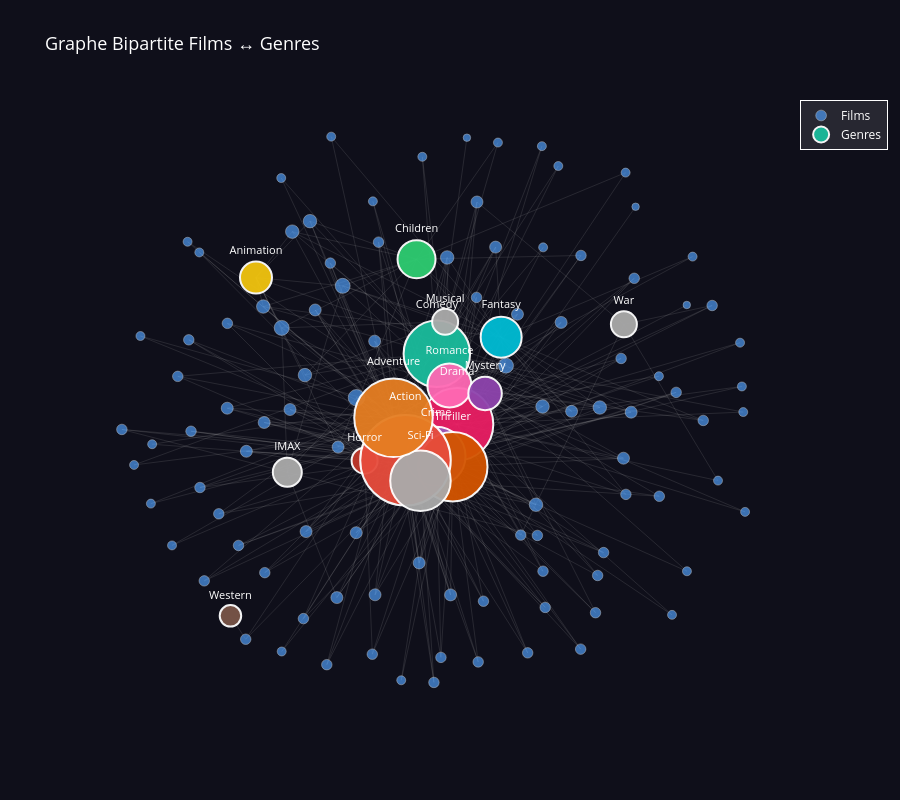

This figure's notebook cell:
### Code cell
import networkx as nx
import plotly.graph_objects as go

df = pd.read_csv('../data/df_final.csv')
df_sample = df.nlargest(100, 'num_votes').reset_index(drop=True)

G = nx.Graph()

for _, row in df_sample.iterrows():
    film_node = f"film_{row['movieId']}"
    G.add_node(film_node, 
               type='film', 
               title=row['title'],
               rating=round(row['mean_rating'], 2),
               genres=row['genres'])
    
    genres = str(row['genres']).split('|')
    for genre in genres:
        if genre not in G.nodes:
            G.add_node(genre, type='genre', title=genre)
        G.add_edge(film_node, genre)


film_nodes  = [n for n, d in G.nodes(data=True) if d['type'] == 'film']
genre_nodes = [n for n, d in G.nodes(data=True) if d['type'] == 'genre']

pos = nx.spring_layout(G, seed=42, k=0.8)

edge_x, edge_y = [], []
for u, v in G.edges():
    x0, y0 = pos[u]
    x1, y1 = pos[v]
    edge_x += [x0, x1, None]
    edge_y += [y0, y1, None]

edge_trace = go.Scatter(
    x=edge_x, y=edge_y,
    mode='lines',
    line=dict(width=0.5, color='rgba(180,180,180,0.3)'),
    hoverinfo='none',
    showlegend=False
)

film_x, film_y, film_hover, film_sizes = [], [], [], []

for node in film_nodes:
    x, y = pos[node]
    film_x.append(x)
    film_y.append(y)
    film_sizes.append(6 + G.degree(node) * 1.5) 
    film_hover.append(
        f"<b>{G.nodes[node]['title']}</b><br>"
        f"Genres : {G.nodes[node]['genres'].replace('|', ' | ')}<br>"
        f"Rating : {G.nodes[node]['rating']}"
    )

film_trace = go.Scatter(
    x=film_x, y=film_y,
    mode='markers',
    name='Films',
    hovertext=film_hover,
    hoverinfo='text',
    marker=dict(
        size=film_sizes,
        color='#4e9af1',
        opacity=0.7,
        line=dict(width=0.5, color='white')
    )
)

genre_colors = {
    'Action':'#e74c3c',     'Adventure':'#e67e22',  'Animation':'#f1c40f',
    'Children':'#2ecc71',   'Comedy':'#1abc9c',      'Crime':'#9b59b6',
    'Documentary':'#34495e','Drama':'#e91e63',        'Fantasy':'#00bcd4',
    'Film-Noir':'#607d8b',  'Horror':'#c0392b',       'Mystery':'#8e44ad',
    'Romance':'#ff69b4',    'Thriller':'#d35400',     'Western':'#795548'
}

genre_x, genre_y, genre_text, genre_hover, genre_color_list = [], [], [], [], []

for node in genre_nodes:
    x, y = pos[node]
    genre_x.append(x)
    genre_y.append(y)
    genre_text.append(node)
    genre_color_list.append(genre_colors.get(node, '#aaaaaa'))
    genre_hover.append(
        f"<b>Genre : {node}</b><br>"
        f"Nombre de films : {G.degree(node)}"
    )

genre_trace = go.Scatter(
    x=genre_x, y=genre_y,
    mode='markers+text',
    name='Genres',
    text=genre_text,
    textposition='top center',
    textfont=dict(size=11, color='white'),
    hovertext=genre_hover,
    hoverinfo='text',
    marker=dict(
        size=[20 + G.degree(n) * 1.5 for n in genre_nodes], 
        color=genre_color_list,
        opacity=0.95,
        line=dict(width=2, color='white')
    )
)

fig = go.Figure(
    data=[edge_trace, film_trace, genre_trace],
    layout=go.Layout(
        title=dict(text='Graphe Bipartite Films ↔ Genres', font=dict(size=18, color='white')),
        showlegend=True,
        hovermode='closest',
        plot_bgcolor='#0f0f1a',
        paper_bgcolor='#0f0f1a',
        font=dict(color='white'),
        height=800,
        xaxis=dict(showgrid=False, zeroline=False, showticklabels=False),
        yaxis=dict(showgrid=False, zeroline=False, showticklabels=False),
        legend=dict(
            bgcolor='rgba(255,255,255,0.1)',
            bordercolor='white',
            borderwidth=1
        )
    )
)

fig.show()

### Figure 1 — Plotly figure (JSON) as saved in the notebook; plotly's stock layout.template omitted (floating-point values rounded to 4 significant figures; data arrays with more than 128 entries replaced by an {"elided": "..."} marker saying what was removed)
{"data": [{"hoverinfo": "none", "line": {"color": "rgba(180,180,180,0.3)", "width": 0.5}, "mode": "lines", "showlegend": false, "type": "scatter", "x": {"elided": "948 float values"}, "y": {"elided": "948 float values"}}, {"hoverinfo": "text", "hovertext": ["<b>Forrest Gump (1994)</b><br>Genres : Comedy | Drama | Romance | War<br>Rating : 4.16", "<b>Shawshank Redemption, The (1994)</b><br>Genres : Crime | Drama<br>Rating : 4.43", "<b>Pulp Fiction (1994)</b><br>Genres : Comedy | Crime | Drama | Thriller<br>Rating : 4.2", "<b>Silence of the Lambs, The (1991)</b><br>Genres : Crime | Horror | Thriller<br>Rating : 4.16", "<b>Matrix, The (1999)</b><br>Genres : Action | Sci-Fi | Thriller<br>Rating : 4.19", "<b>Star Wars: Episode IV - A New Hope (1977)</b><br>Genres : Action | Adventure | Sci-Fi<br>Rating : 4.23", "<b>Jurassic Park (1993)</b><br>Genres : Action | Adventure | Sci-Fi | Thriller<br>Rating : 3.75", "<b>Braveheart (1995)</b><br>Genres : Action | Drama | War<br>Rating : 4.03", "<b>Terminator 2: Judgment Day (1991)</b><br>Genres : Action | Sci-Fi<br>Rating : 3.97", "<b>Schindler's List (1993)</b><br>Genres : Drama | War<br>Rating : 4.22", "<b>Fight Club (1999)</b><br>Genres : Action | Crime | Drama | Thriller<br>Rating : 4.27", "<b>Toy Story (1995)</b><br>Genres : Adventure | Animation | Children | Comedy | Fantasy<br>Rating : 3.92", "<b>Star Wars: Episode V - The Empire Strikes Back (1980)</b><br>Genres : Action | Adventure | Sci-Fi<br>Rating : 4.22", "<b>Usual Suspects, The (1995)</b><br>Genres : Crime | Mystery | Thriller<br>Rating : 4.24", "<b>American Beauty (1999)</b><br>Genres : Drama | Romance<br>Rating : 4.06", "<b>Seven (a.k.a. Se7en) (1995)</b><br>Genres : Mystery | Thriller<br>Rating : 3.98", "<b>Independence Day (a.k.a. ID4) (1996)</b><br>Genres : Action | Adventure | Sci-Fi | Thriller<br>Rating : 3.45", "<b>Apollo 13 (1995)</b><br>Genres : Adventure | Drama | IMAX<br>Rating : 3.85", "<b>Raiders of the Lost Ark (Indiana Jones and the Raiders of the Lost Ark) (1981)</b><br>Genres : Action | Adventure<br>Rating : 4.21", "<b>Lord of the Rings: The Fellowship of the Ring, The (2001)</b><br>Genres : Adventure | Fantasy<br>Rating : 4.11", "<b>Star Wars: Episode VI - Return of the Jedi (1983)</b><br>Genres : Action | Adventure | Sci-Fi<br>Rating : 4.14", "<b>Godfather, The (1972)</b><br>Genres : Crime | Drama<br>Rating : 4.29", "<b>Fugitive, The (1993)</b><br>Genres : Thriller<br>Rating : 3.99", "<b>Batman (1989)</b><br>Genres : Action | Crime | Thriller<br>Rating : 3.43", "<b>Saving Private Ryan (1998)</b><br>Genres : Action | Drama | War<br>Rating : 4.15", "<b>Lord of the Rings: The Two Towers, The (2002)</b><br>Genres : Adventure | Fantasy<br>Rating : 4.02", "<b>Lord of the Rings: The Return of the King, The (2003)</b><br>Genres : Action | Adventure | Drama | Fantasy<br>Rating : 4.12", "<b>Aladdin (1992)</b><br>Genres : Adventure | Animation | Children | Comedy | Musical<br>Rating : 3.79", "<b>Fargo (1996)</b><br>Genres : Comedy | Crime | Drama | Thriller<br>Rating : 4.12", "<b>Sixth Sense, The (1999)</b><br>Genres : Drama | Horror | Mystery<br>Rating : 3.89", "<b>True Lies (1994)</b><br>Genres : Action | Adventure | Comedy | Romance | Thriller<br>Rating : 3.5", "<b>Twelve Monkeys (a.k.a. 12 Monkeys) (1995)</b><br>Genres : Mystery | Sci-Fi | Thriller<br>Rating : 3.98", "<b>Lion King, The (1994)</b><br>Genres : Adventure | Animation | Children | Drama | Musical | IMAX<br>Rating : 3.94", "<b>Speed (1994)</b><br>Genres : Action | Romance | Thriller<br>Rating : 3.53", "<b>Back to the Future (1985)</b><br>Genres : Adventure | Comedy | Sci-Fi<br>Rating : 4.04", "<b>Gladiator (2000)</b><br>Genres : Action | Adventure | Drama<br>Rating : 3.94", "<b>Shrek (2001)</b><br>Genres : Adventure | Animation | Children | Comedy | Fantasy | Romance<br>Rating : 3.87", "<b>Men in Black (a.k.a. MIB) (1997)</b><br>Genres : Action | Comedy | Sci-Fi<br>Rating : 3.49", "<b>Dances with Wolves (1990)</b><br>Genres : Adventure | Drama | Western<br>Rating : 3.84", "<b>Mission: Impossible (1996)</b><br>Genres : Action | Adventure | Mystery | Thriller<br>Rating : 3.54", "<b>Ace Ventura: Pet Detective (1994)</b><br>Genres : Comedy<br>Rating : 3.04", "<b>Memento (2000)</b><br>Genres : Mystery | Thriller<br>Rating : 4.12", "<b>Mask, The (1994)</b><br>Genres : Action | Comedy | Crime | Fantasy<br>Rating : 3.18", "<b>Pirates of the Caribbean: The Curse of the Black Pearl (2003)</b><br>Genres : Action | Adventure | Comedy | Fantasy<br>Rating : 3.78", "<b>Dark Knight, The (2008)</b><br>Genres : Action | Crime | Drama | IMAX<br>Rating : 4.24", "<b>Beauty and the Beast (1991)</b><br>Genres : Animation | Children | Fantasy | Musical | Romance | IMAX<br>Rating : 3.77", "<b>Alien (1979)</b><br>Genres : Horror | Sci-Fi<br>Rating : 3.97", "<b>Die Hard (1988)</b><br>Genres : Action | Crime | Thriller<br>Rating : 3.86", "<b>Die Hard: With a Vengeance (1995)</b><br>Genres : Action | Crime | Thriller<br>Rating : 3.56", "<b>Mrs. Doubtfire (1993)</b><br>Genres : Comedy | Drama<br>Rating : 3.39", "<b>Groundhog Day (1993)</b><br>Genres : Comedy | Fantasy | Romance<br>Rating : 3.94", "<b>Inception (2010)</b><br>Genres : Action | Crime | Drama | Mystery | Sci-Fi | Thriller | IMAX<br>Rating : 4.07", "<b>Princess Bride, The (1987)</b><br>Genres : Action | Adventure | Comedy | Fantasy | Romance<br>Rating : 4.23", "<b>Good Will Hunting (1997)</b><br>Genres : Drama | Romance<br>Rating : 4.08", "<b>Finding Nemo (2003)</b><br>Genres : Adventure | Animation | Children | Comedy<br>Rating : 3.96", "<b>Stargate (1994)</b><br>Genres : Action | Adventure | Sci-Fi<br>Rating : 3.38", "<b>Indiana Jones and the Last Crusade (1989)</b><br>Genres : Action | Adventure<br>Rating : 4.05", "<b>Titanic (1997)</b><br>Genres : Drama | Romance<br>Rating : 3.41", "<b>Star Wars: Episode I - The Phantom Menace (1999)</b><br>Genres : Action | Adventure | Sci-Fi<br>Rating : 3.11", "<b>Batman Forever (1995)</b><br>Genres : Action | Adventure | Comedy | Crime<br>Rating : 2.92", "<b>Monty Python and the Holy Grail (1975)</b><br>Genres : Adventure | Comedy | Fantasy<br>Rating : 4.16", "<b>Pretty Woman (1990)</b><br>Genres : Comedy | Romance<br>Rating : 3.49", "<b>Dumb & Dumber (Dumb and Dumber) (1994)</b><br>Genres : Adventure | Comedy<br>Rating : 3.06", "<b>Léon: The Professional (a.k.a. The Professional) (Léon) (1994)</b><br>Genres : Action | Crime | Drama | Thriller<br>Rating : 4.02", "<b>One Flew Over the Cuckoo's Nest (1975)</b><br>Genres : Drama<br>Rating : 4.2", "<b>X-Men (2000)</b><br>Genres : Action | Adventure | Sci-Fi<br>Rating : 3.7", "<b>GoldenEye (1995)</b><br>Genres : Action | Adventure | Thriller<br>Rating : 3.5", "<b>Monsters, Inc. (2001)</b><br>Genres : Adventure | Animation | Children | Comedy | Fantasy<br>Rating : 3.87", "<b>Reservoir Dogs (1992)</b><br>Genres : Crime | Mystery | Thriller<br>Rating : 4.2", "<b>Terminator, The (1984)</b><br>Genres : Action | Sci-Fi | Thriller<br>Rating : 3.9", "<b>Kill Bill: Vol. 1 (2003)</b><br>Genres : Action | Crime | Thriller<br>Rating : 3.96", "<b>Eternal Sunshine of the Spotless Mind (2004)</b><br>Genres : Drama | Romance | Sci-Fi<br>Rating : 4.16", "<b>Godfather: Part II, The (1974)</b><br>Genres : Crime | Drama<br>Rating : 4.26", "<b>American History X (1998)</b><br>Genres : Crime | Drama<br>Rating : 4.22", "<b>Babe (1995)</b><br>Genres : Children | Drama<br>Rating : 3.65", "<b>Aliens (1986)</b><br>Genres : Action | Adventure | Horror | Sci-Fi<br>Rating : 3.96", "<b>Goodfellas (1990)</b><br>Genres : Crime | Drama<br>Rating : 4.25", "<b>Truman Show, The (1998)</b><br>Genres : Comedy | Drama | Sci-Fi<br>Rating : 3.81", "<b>Incredibles, The (2004)</b><br>Genres : Action | Adventure | Animation | Children | Comedy<br>Rating : 3.84", "<b>Blade Runner (1982)</b><br>Genres : Action | Sci-Fi | Thriller<br>Rating : 4.1", "<b>Twister (1996)</b><br>Genres : Action | Adventure | Romance | Thriller<br>Rating : 3.32", "<b>Beautiful Mind, A (2001)</b><br>Genres : Drama | Romance<br>Rating : 4.0", "<b>E.T. the Extra-Terrestrial (1982)</b><br>Genres : Children | Drama | Sci-Fi<br>Rating : 3.77", "<b>Spider-Man (2002)</b><br>Genres : Action | Adventure | Sci-Fi | Thriller<br>Rating : 3.54", "<b>Rock, The (1996)</b><br>Genres : Action | Adventure | Thriller<br>Rating : 3.64", "<b>Austin Powers: The Spy Who Shagged Me (1999)</b><br>Genres : Action | Adventure | Comedy<br>Rating : 3.2", "<b>Clockwork Orange, A (1971)</b><br>Genres : Crime | Drama | Sci-Fi | Thriller<br>Rating : 4.0", "<b>Ghostbusters (a.k.a. Ghost Busters) (1984)</b><br>Genres : Action | Comedy | Sci-Fi<br>Rating : 3.77", "<b>Amelie (Fabuleux destin d'Amélie Poulain, Le) (2001)</b><br>Genres : Comedy | Romance<br>Rating : 4.18", "<b>Minority Report (2002)</b><br>Genres : Action | Crime | Mystery | Sci-Fi | Thriller<br>Rating : 3.64", "<b>Willy Wonka & the Chocolate Factory (1971)</b><br>Genres : Children | Comedy | Fantasy | Musical<br>Rating : 3.87", "<b>Ocean's Eleven (2001)</b><br>Genres : Crime | Thriller<br>Rating : 3.84", "<b>Home Alone (1990)</b><br>Genres : Children | Comedy<br>Rating : 3.0", "<b>Fifth Element, The (1997)</b><br>Genres : Action | Adventure | Comedy | Sci-Fi<br>Rating : 3.75", "<b>Batman Begins (2005)</b><br>Genres : Action | Crime | IMAX<br>Rating : 3.86", "<b>Waterworld (1995)</b><br>Genres : Action | Adventure | Sci-Fi<br>Rating : 2.91", "<b>Ghost (1990)</b><br>Genres : Comedy | Drama | Fantasy | Romance | Thriller<br>Rating : 3.43", "<b>Catch Me If You Can (2002)</b><br>Genres : Crime | Drama<br>Rating : 3.92", "<b>Breakfast Club, The (1985)</b><br>Genres : Comedy | Drama<br>Rating : 3.78", "<b>Net, The (1995)</b><br>Genres : Action | Crime | Thriller<br>Rating : 3.04"], "marker": {"color": "#4e9af1", "line": {"color": "white", "width": 0.5}, "opacity": 0.7, "size": [12, 9, 12, 10.5, 10.5, 10.5, 12, 10.5, 9, 9, 12, 13.5, 10.5, 10.5, 9, 9, 12, 10.5, 9, 9, 10.5, 9, 7.5, 10.5, 10.5, 9, 12, 13.5, 12, 10.5, 13.5, 10.5, 15, 10.5, 10.5, 10.5, 15, 10.5, 10.5, 12, 7.5, 9, 12, 12, 12, 15, 9, 10.5, 10.5, 9, 10.5, 16.5, 13.5, 9, 12, 10.5, 9, 9, 10.5, 12, 10.5, 9, 9, 12, 7.5, 10.5, 10.5, 13.5, 10.5, 10.5, 10.5, 10.5, 9, 9, 9, 12, 9, 10.5, 13.5, 10.5, 12, 9, 10.5, 12, 10.5, 10.5, 12, 10.5, 9, 13.5, 12, 9, 9, 12, 10.5, 10.5, 13.5, 9, 9, 10.5]}, "mode": "markers", "name": "Films", "type": "scatter", "x": [0.1324, -0.7579, -0.2391, -0.1896, -0.6012, -4.961e-05, -0.3653, 0.8559, -0.4683, 0.8739, -0.5223, -0.4359, 0.5759, 0.6162, -0.8058, -0.8669, -0.1811, 0.3182, -0.7218, -0.3161, 0.3423, -0.9029, 0.6204, 0.4513, 0.2671, 0.7957, -0.04554, -0.3968, 0.5831, -0.6355, 0.3341, 0.6933, -0.4684, -0.5203, -0.7881, -0.7198, 0.2215, -0.3187, -0.579, 0.3913, 0.1014, 0.7783, 0.6066, 0.1897, -0.2986, -0.2807, 0.3359, -0.7473, 0.02148, -0.9225, 0.8284, -0.2384, 0.04068, 0.9571, -0.2949, -0.3296, 0.6921, -0.8708, 0.5219, -0.6359, 0.5905, 0.3826, -0.4698, -0.1824, 0.7778, -0.7542, -0.4015, -0.5251, 0.4971, 0.1361, 0.2884, 0.5036, 0.7324, -0.1006, 0.5896, -0.5771, 0.9473, 0.3355, -0.3814, 0.7452, -0.3934, 0.3321, 0.4523, 0.05115, -0.1705, 0.1523, -0.4428, -0.6619, -0.03572, 0.314, 0.4234, -0.1878, 0.1969, 0.257, -0.9601, -0.7065, 0.5102, 0.9417, 0.9515, 0.131], "y": [0.7663, 0.6242, -0.416, -0.8503, -0.4615, -0.9513, 0.3803, 0.3963, -0.8406, -0.2298, -0.02211, 0.6604, 0.207, 0.4935, -0.4614, -0.09963, -0.638, -0.4257, 0.586, 1, -0.6831, 0.2872, 0.7493, -0.8322, -0.4245, 0.5711, -0.524, 0.1475, -0.1496, 0.3325, 0.03515, -0.2857, 0.3163, -0.5588, 0.1429, -0.2544, 0.1812, 0.5478, -0.7968, 0.3359, 0.9962, -0.5538, 0.01488, 0.605, -0.648, 0.4665, 0.6041, -0.05332, -0.8617, -0.1737, -0.01465, 0.06642, 0.5681, -0.3415, -0.1099, -0.8878, 0.1435, -0.312, -0.487, 0.02909, -0.279, 0.8949, 0.8519, 0.2689, 0.3981, 0.2736, -0.723, 0.3926, -0.702, -0.8779, -0.8455, -0.5689, -0.7097, -0.9435, 0.8713, -0.1249, 0.1068, -0.5536, 0.6978, 0.08567, -0.412, 0.966, 0.5752, -0.6383, 0.6227, -0.6609, 0.02441, -0.3484, 0.9279, -0.3159, 0.01801, 0.7686, 0.9788, 0.3651, -0.04679, -0.5881, 0.03163, 0.2633, 0.0153, 0.4253]}, {"hoverinfo": "text", "hovertext": ["<b>Genre : Comedy</b><br>Nombre de films : 31", "<b>Genre : Drama</b><br>Nombre de films : 35", "<b>Genre : Romance</b><br>Nombre de films : 16", "<b>Genre : War</b><br>Nombre de films : 4", "<b>Genre : Crime</b><br>Nombre de films : 26", "<b>Genre : Thriller</b><br>Nombre de films : 33", "<b>Genre : Horror</b><br>Nombre de films : 4", "<b>Genre : Action</b><br>Nombre de films : 47", "<b>Genre : Sci-Fi</b><br>Nombre de films : 27", "<b>Genre : Adventure</b><br>Nombre de films : 39", "<b>Genre : Animation</b><br>Nombre de films : 8", "<b>Genre : Children</b><br>Nombre de films : 12", "<b>Genre : Fantasy</b><br>Nombre de films : 14", "<b>Genre : Mystery</b><br>Nombre de films : 9", "<b>Genre : IMAX</b><br>Nombre de films : 6", "<b>Genre : Musical</b><br>Nombre de films : 4", "<b>Genre : Western</b><br>Nombre de films : 1"], "marker": {"color": ["#1abc9c", "#e91e63", "#ff69b4", "#aaaaaa", "#9b59b6", "#d35400", "#c0392b", "#e74c3c", "#aaaaaa", "#e67e22", "#f1c40f", "#2ecc71", "#00bcd4", "#8e44ad", "#aaaaaa", "#aaaaaa", "#795548"], "line": {"color": "white", "width": 2}, "opacity": 0.95, "size": [66.5, 72.5, 44, 26, 59, 69.5, 26, 90.5, 60.5, 78.5, 32, 38, 41, 33.5, 29, 26, 21.5]}, "mode": "markers+text", "name": "Genres", "text": ["Comedy", "Drama", "Romance", "War", "Crime", "Thriller", "Horror", "Action", "Sci-Fi", "Adventure", "Animation", "Children", "Fantasy", "Mystery", "IMAX", "Musical", "Western"], "textfont": {"color": "white", "size": 11}, "textposition": "top center", "type": "scatter", "x": [0.008913, 0.07116, 0.04767, 0.5844, 0.006389, 0.05788, -0.2134, -0.0875, -0.04145, -0.1244, -0.5474, -0.05353, 0.2068, 0.1573, -0.451, 0.03438, -0.626], "y": [0.2237, -0.02837, 0.1106, 0.3289, -0.1424, -0.1802, -0.1584, -0.1571, -0.2301, -0.005397, 0.496, 0.5617, 0.2832, 0.0819, -0.1999, 0.3379, -0.7132]}], "layout": {"font": {"color": "white"}, "height": 800, "hovermode": "closest", "legend": {"bgcolor": "rgba(255,255,255,0.1)", "bordercolor": "white", "borderwidth": 1}, "paper_bgcolor": "#0f0f1a", "plot_bgcolor": "#0f0f1a", "showlegend": true, "title": {"font": {"color": "white", "size": 18}, "text": "Graphe Bipartite Films ↔ Genres"}, "xaxis": {"showgrid": false, "showticklabels": false, "zeroline": false}, "yaxis": {"showgrid": false, "showticklabels": false, "zeroline": false}}}
